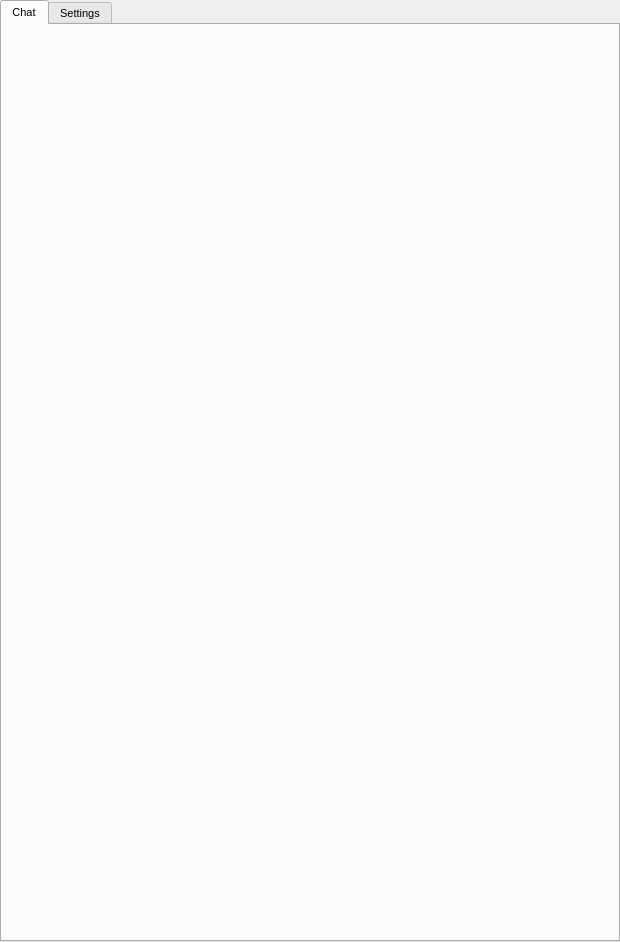
<?xml version="1.0" encoding="UTF-8"?>
<ui version="4.0">
 <class>generator_form</class>
 <widget class="QWidget" name="generator_form">
  <property name="geometry">
   <rect>
    <x>0</x>
    <y>0</y>
    <width>620</width>
    <height>942</height>
   </rect>
  </property>
  <property name="font">
   <font>
    <pointsize>8</pointsize>
   </font>
  </property>
  <property name="cursor">
   <cursorShape>PointingHandCursor</cursorShape>
  </property>
  <property name="windowTitle">
   <string>Form</string>
  </property>
  <layout class="QGridLayout" name="gridLayout_4">
   <property name="leftMargin">
    <number>0</number>
   </property>
   <property name="topMargin">
    <number>0</number>
   </property>
   <property name="rightMargin">
    <number>0</number>
   </property>
   <property name="bottomMargin">
    <number>0</number>
   </property>
   <property name="spacing">
    <number>0</number>
   </property>
   <item row="0" column="0">
    <widget class="QTabWidget" name="generator_form_tabs">
     <property name="currentIndex">
      <number>0</number>
     </property>
     <property name="tabsClosable">
      <bool>false</bool>
     </property>
     <property name="movable">
      <bool>false</bool>
     </property>
     <widget class="QWidget" name="tab_2">
      <attribute name="title">
       <string>Chat</string>
      </attribute>
      <layout class="QGridLayout" name="gridLayout_5">
       <item row="0" column="0">
        <layout class="QGridLayout" name="gridLayout_7">
         <property name="horizontalSpacing">
          <number>0</number>
         </property>
         <property name="verticalSpacing">
          <number>10</number>
         </property>
         <item row="0" column="0">
          <widget class="ChatPromptWidget" name="chat_prompt_widget" native="true"/>
         </item>
        </layout>
       </item>
      </layout>
     </widget>
     <widget class="QWidget" name="tab">
      <attribute name="title">
       <string>Settings</string>
      </attribute>
      <layout class="QGridLayout" name="gridLayout">
       <item row="0" column="0">
        <widget class="LLMSettingsWidget" name="llm_settings" native="true"/>
       </item>
      </layout>
     </widget>
    </widget>
   </item>
  </layout>
 </widget>
 <customwidgets>
  <customwidget>
   <class>LLMSettingsWidget</class>
   <extends>QWidget</extends>
   <header>airunner/gui/widgets/llm/llm_settings_widget</header>
   <container>1</container>
  </customwidget>
  <customwidget>
   <class>ChatPromptWidget</class>
   <extends>QWidget</extends>
   <header>airunner/components/chat/gui/widgets/chat_prompt_widget</header>
   <container>1</container>
  </customwidget>
 </customwidgets>
 <tabstops>
  <tabstop>generator_form_tabs</tabstop>
 </tabstops>
 <resources/>
 <connections/>
 <slots>
  <slot>handle_prompt_changed()</slot>
  <slot>handle_negative_prompt_changed()</slot>
  <slot>handle_model_changed(QString)</slot>
  <slot>handle_scheduler_changed(QString)</slot>
  <slot>toggle_variation(bool)</slot>
  <slot>handle_generate_button_clicked()</slot>
  <slot>handle_interrupt_button_clicked()</slot>
  <slot>action_clicked_button_save_prompts()</slot>
  <slot>save_settings()</slot>
  <slot>handle_pipeline_changed(QString)</slot>
  <slot>handle_version_changed(QString)</slot>
  <slot>handle_image_presets_changed(QString)</slot>
  <slot>handle_second_prompt_changed()</slot>
  <slot>handle_second_negative_prompt_changed()</slot>
  <slot>handle_quality_effects_changed(QString)</slot>
  <slot>past_conversations_clicked()</slot>
 </slots>
</ui>
